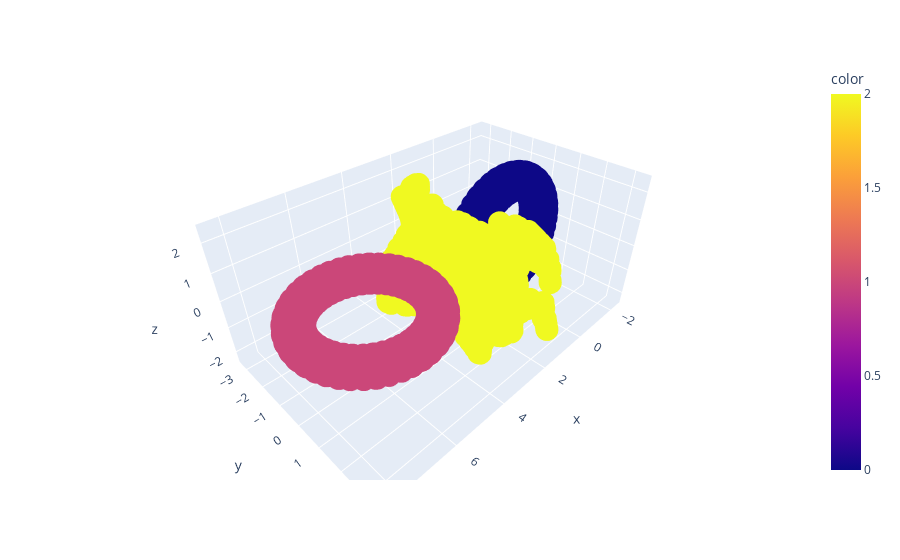

The notebook cell this image was saved under:
### Code cell
# visualisation
import pandas as pd
import plotly.express as px
df_bd = pd.DataFrame(sample_points_new, columns = ["x", "y", "z"])
df_bd_t1 = pd.DataFrame(torus_point_clouds, columns = ["x", "y", "z"])
df_bd_t2 = pd.DataFrame(torus_point_clouds_2, columns = ["x", "y", "z"])

df_all = pd.concat([df_bd_t1, df_bd_t2, df_bd])

fig = px.scatter_3d(df_all, x="x", y="y", z="z", color=np.concatenate((0*np.ones(df_bd_t1.shape[0]),1*np.ones(df_bd_t2.shape[0]),2*np.ones(sample_points_new.shape[0]))))

fig.show()
#fig.write_html("separated_tori.html")

### Figure 1 — Plotly figure (JSON) as saved in the notebook; plotly's stock layout.template omitted (floating-point values rounded to 4 significant figures; data arrays with more than 128 entries replaced by an {"elided": "..."} marker saying what was removed)
{"data": [{"hovertemplate": "x=%{x}<br>y=%{y}<br>z=%{z}<br>color=%{marker.color}<extra></extra>", "legendgroup": "", "marker": {"color": {"elided": "8460 int values"}, "coloraxis": "coloraxis", "symbol": "circle"}, "mode": "markers", "name": "", "scene": "scene", "showlegend": false, "type": "scatter3d", "x": {"elided": "8460 float values"}, "y": {"elided": "8460 float values"}, "z": {"elided": "8460 float values"}}], "layout": {"coloraxis": {"colorbar": {"title": {"text": "color"}}, "colorscale": [[0, "#0d0887"], [0.1111, "#46039f"], [0.2222, "#7201a8"], [0.3333, "#9c179e"], [0.4444, "#bd3786"], [0.5556, "#d8576b"], [0.6667, "#ed7953"], [0.7778, "#fb9f3a"], [0.8889, "#fdca26"], [1, "#f0f921"]]}, "legend": {"tracegroupgap": 0}, "margin": {"t": 60}, "scene": {"domain": {"x": [0, 1], "y": [0, 1]}, "xaxis": {"title": {"text": "x"}}, "yaxis": {"title": {"text": "y"}}, "zaxis": {"title": {"text": "z"}}}}}
